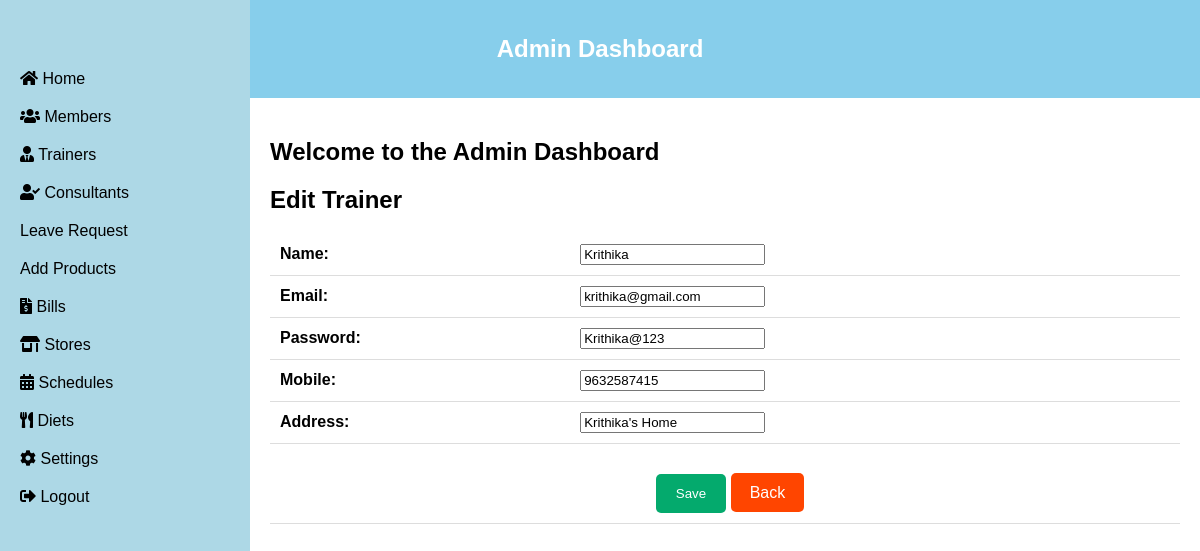
Screenshot of /trainer_edit/3/edit/ with the database file from the repository.
### gym/models.py (models this page shows, shortened)
class Trainer(models.Model):
    Name = models.CharField(max_length = 50)
    Email = models.CharField(max_length = 30)
    Password=models.CharField(max_length = 20)
    Mobile=models.CharField(max_length = 10)
    Address=models.CharField(max_length = 50)

### gym/views.py (the view)
# urls.py: path('trainer_edit/<int:trainer_id>/edit/', views.trainer_edit, name='trainer_edit'),
def trainer_edit(request, trainer_id):
    trainer = get_object_or_404(Trainer, pk=trainer_id)
    if request.method == 'POST':
        form = TrainerForm(request.POST, instance=trainer)
        if form.is_valid():
            form.save()
            return redirect('trainer_list')
    else:
        form = TrainerForm(instance=trainer)
    return render(request, 'trainer_edit.html', {'form': form})

### gym/forms.py
class TrainerForm(forms.ModelForm):
    class Meta:
        model = Trainer
        fields = '__all__'

### gym/templates/trainer_edit.html (shortened to what this page needs)
{% extends 'gym/admin_dashboard.html' %}
{% block content %}
  <h2>Edit Trainer</h2>
  <form method="post">
    <table>
      {% for field in form %}
        <tr>
          <th>{{ field.label_tag }}</th>
          <td>{{ field }}</td>
        </tr>
      {% endfor %}
      <tr>
        <td colspan="2" class="button-container">
          <div class="button-container">
            <button type="submit" style="background-color: #04AA6D; color: white; text-decoration: none; padding: 12px 20px; border-radius: 5px;">Save</button>
            <a href="{% url 'trainer_list' %}"style="background-color: orangered; color: white; text-decoration: none; padding: 11px 19px; border-radius: 5px;">Back</a>
          </div>
        </td>
      </tr>
    </table>
  </form>
{% endblock %}

### gym/templates/trainer_edit.html (style rules this page uses)
table { width: 100%; border-collapse: collapse; }
th, td { padding: 10px; border-bottom: 1px solid #ddd; text-align: left; }
th { background-color: white; color: black; }
.button-container { text-align: center; margin-top: 20px; }
.button-container button { background-color: #98fb98; color: white; border: none; padding: 10px 20px; border-radius: 5px; margin-left: 10px; }

### rows the page displays
Trainer: form "Krithika" "krithika@gmail.com" "Krithika@123" "9632587415" "Krithika's Home"

### other values shown
{{ field.label_tag }} "Name:" "Email:" "Password:" "Mobile:" "Address:"
